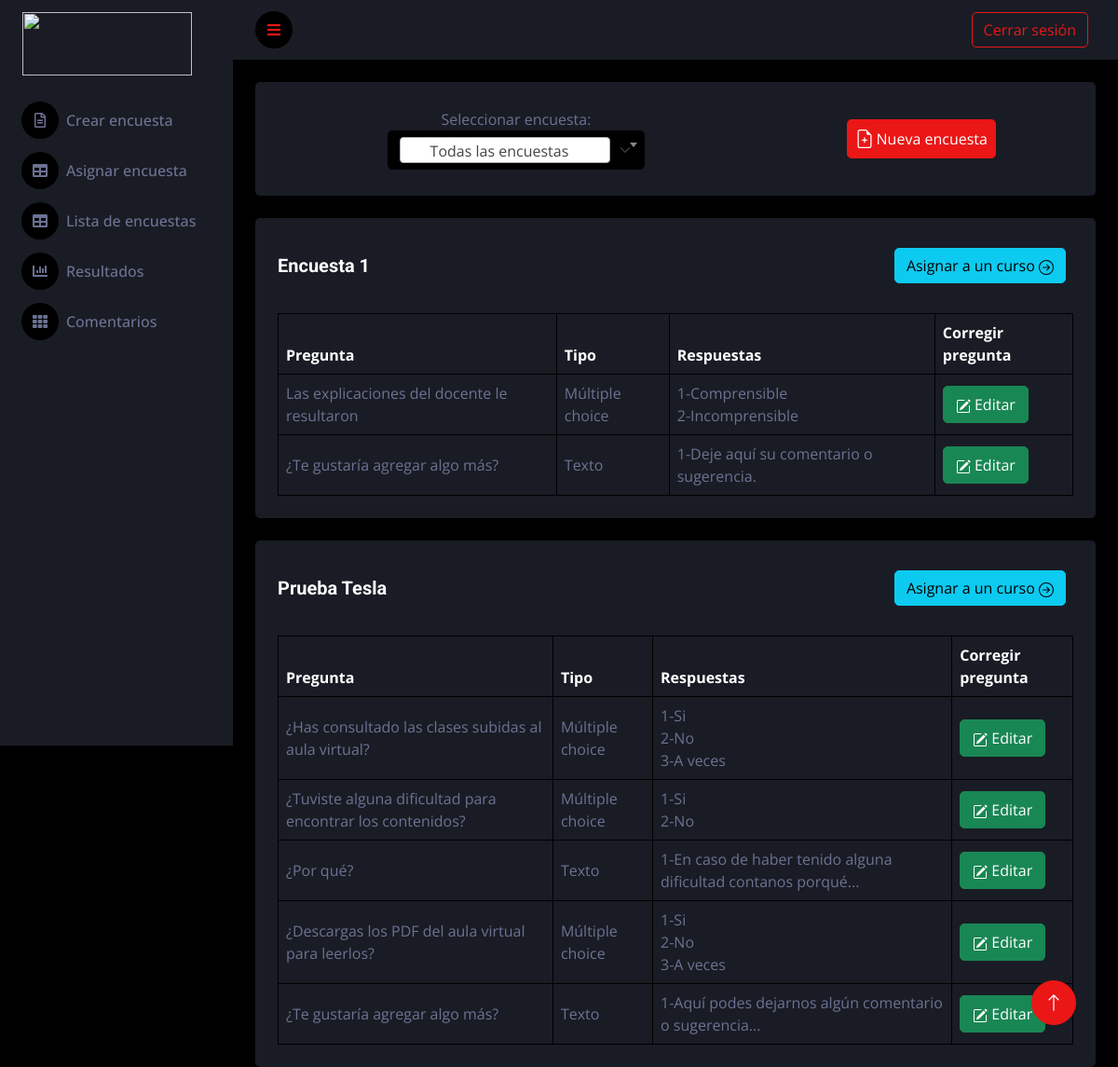
The app's page /listaEncuestas.php (signed in) with its own data.
### tables this page shows
CREATE TABLE `encuestas` (
  `id_encuesta` int(11) NOT NULL,
  `nombre_encuesta` text NOT NULL
);

CREATE TABLE `preguntas` (
  `id_pregunta` int(11) NOT NULL,
  `nombre_pregunta` text NOT NULL,
  `tipo_pregunta_id` int(11) NOT NULL,
  `encuesta_id` int(11) NOT NULL
);

CREATE TABLE `tipos_preguntas` (
  `id_tipo_pregunta` int(11) NOT NULL,
  `tipo` text NOT NULL
);

CREATE TABLE `opciones` (
  `id_opciones` int(11) NOT NULL,
  `descripcion` text NOT NULL,
  `pregunta_id` int(11) NOT NULL
);

### listaEncuestas.php (the view, shortened to what this page needs)
<?php
include "parte_superior.php";
include "conexion/conex.php";
?>
<div class="container-fluid pt-4 px-4">
    <div class="bg-secondary text-center rounded p-2">
        <div class="d-flex align-items-center justify-content-around m-2">
            <div>
            <label>Seleccionar encuesta:</label>
            </div>
            <form action="./Crear_encuesta.php" method="" class="m-4"><button type="submit" href="#" class="btn btn-primary d-flex align-items-center justify-content-between p-2" style="width: 160px;">Nueva encuesta</button></form>
        </div>
    </div>
</div>
<div id="respuesta">
<?php
$sql2 = "SELECT id_encuesta, nombre_encuesta FROM encuestas ORDER BY id_encuesta DESC ";
$resultado2 = mysqli_Query($conex, $sql2);
while ($row2 = mysqli_fetch_array($resultado2)) {
    $sql3 = "SELECT encuesta_id, id_pregunta, nombre_pregunta, tipo
    FROM preguntas, tipos_preguntas,encuestas WHERE preguntas.tipo_pregunta_id = tipos_preguntas.id_tipo_pregunta
    AND encuestas.id_encuesta = preguntas.encuesta_id ORDER BY id_pregunta";
    $resultado3 = mysqli_Query($conex, $sql3);
?>
    <div class="container-fluid pt-4 px-4">
        <div class="bg-secondary text-center rounded p-4">
            <div class="d-flex align-items-center justify-content-between mb-4">
                <h5 class="mb-0"><?php echo $row2[1]; ?></h5>
                <form action="./asignarEncuesta.php" method="GET">
                    <button type="submit" class="btn btn-info m-2 align-items-center">Asignar a un curso
                    </button>
                </form>
            </div>
            <div class="table-responsive">
                <table class="table text-start align-middle table-bordered table-hover mb-0">
                    <thead>
                        <tr class="text-white">
                            <th scope="col">Pregunta</th>
                            <th scope="col">Tipo</th>
                            <th scope="col">Respuestas</th>
                            <th scope="col">Corregir pregunta</th>
                        </tr>
                    </thead>
                    <tbody>
                        <?php
                        while ($row3 = mysqli_fetch_array($resultado3)) {
                            if ($row2[0] == $row3[0]) {
                                $contador = 1;
                                $sql4 = "SELECT pregunta_id, descripcion
                            FROM preguntas, tipos_preguntas,encuestas,opciones
                            WHERE preguntas.tipo_pregunta_id = tipos_preguntas.id_tipo_pregunta
                            AND encuestas.id_encuesta = preguntas.encuesta_id
                            AND preguntas.id_pregunta = opciones.pregunta_id ORDER BY id_opciones";
                                $resultado4 = mysqli_Query($conex, $sql4);
                                echo  '<tr>
                        <td>' . $row3[2] . '</td>
                        <td>' . $row3[3] . '</td>
                        <td>';
                                while ($row4 = mysqli_fetch_array($resultado4)) {
                                    if ($row4[0] == $row3[1]) {
                                        echo $contador . '-' . $row4[1] . '<br>';
                                        $contador++;
                                    }
                                }
                                echo  '</td>
                        <td>
                        <button class="btn btn-success">
                        <a href="modificar_preguntas.php?id_encuesta=' . $row2[0] . '&id_pregunta=' . $row3[1] . '" class="btn btn-success p-0"><svg xmlns="http://www.w3.org/2000/svg" width="16" height="16" fill="currentColor" class="bi bi-pencil-square" viewBox="0 0 16 16">
                            <path d="M15.502 1.94a.5.5 0 0 1 0 .706L14.459 3.69l-2-2L13.502.646a.5.5 0 0 1 .707 0l1.293 1.293zm-1.75 2.456-2-2L4.939 9.21a.5.5 0 0 0-.121.196l-.805 2.414a.25.25 0 0 0 .316.316l2.414-.805a.5.5 0 0 0 .196-.12l6.813-6.814z" />
                            <path fill-rule="evenodd" d="M1 13.5A1.5 1.5 0 0 0 2.5 15h11a1.5 1.5 0 0 0 1.5-1.5v-6a.5.5 0 0 0-1 0v6a.5.5 0 0 1-.5.5h-11a.5.5 0 0 1-.5-.5v-11a.5.5 0 0 1 .5-.5H9a.5.5 0 0 0 0-1H2.5A1.5 1.5 0 0 0 1 2.5v11z" />
                        </svg> Editar</a>
                        </button> </td>
                    </tr>';
                            }
                        }
                        ?>
                    </tbody>
                </table>
            </div>
        </div>
    </div>
<?php
}
?>
</div>
<?php
include "parte_inferior.php";
?>

### css/style.css (style rules this page uses)
:root { --primary: #eb1616; --secondary: #191c24; --light: #6c7293; --dark: #000000; }
.btn { transition: 0.5s; }

### records on screen
encuestas: nombre_encuesta "Encuesta 1"
preguntas: nombre_pregunta "Las explicaciones del docente le resultaron", tipo_pregunta.tipo "Múltiple choice"
opciones: descripcion "Comprensible"
opciones: descripcion "Incomprensible"
preguntas: nombre_pregunta "¿Te gustaría agregar algo más?", tipo_pregunta.tipo "Texto"
opciones: descripcion "Deje aquí su comentario o sugerencia."
encuestas: nombre_encuesta "Prueba Tesla"
preguntas: nombre_pregunta "¿Has consultado las clases subidas al aula virtual?", tipo_pregunta.tipo "Múltiple choice"
opciones: descripcion "Si"
opciones: descripcion "No"
opciones: descripcion "A veces"
preguntas: nombre_pregunta "¿Tuviste alguna dificultad para encontrar los contenidos?", tipo_pregunta.tipo "Múltiple choice"
opciones: descripcion "Si"
opciones: descripcion "No"
preguntas: nombre_pregunta "¿Por qué?", tipo_pregunta.tipo "Texto"
opciones: descripcion "En caso de haber tenido alguna dificultad contanos porqué..."
preguntas: nombre_pregunta "¿Descargas los PDF del aula virtual para leerlos?", tipo_pregunta.tipo "Múltiple choice"
opciones: descripcion "Si"
opciones: descripcion "No"
opciones: descripcion "A veces"
preguntas: nombre_pregunta "¿Te gustaría agregar algo más?", tipo_pregunta.tipo "Texto"
opciones: descripcion "Aquí podes dejarnos algún comentario o sugerencia..."
